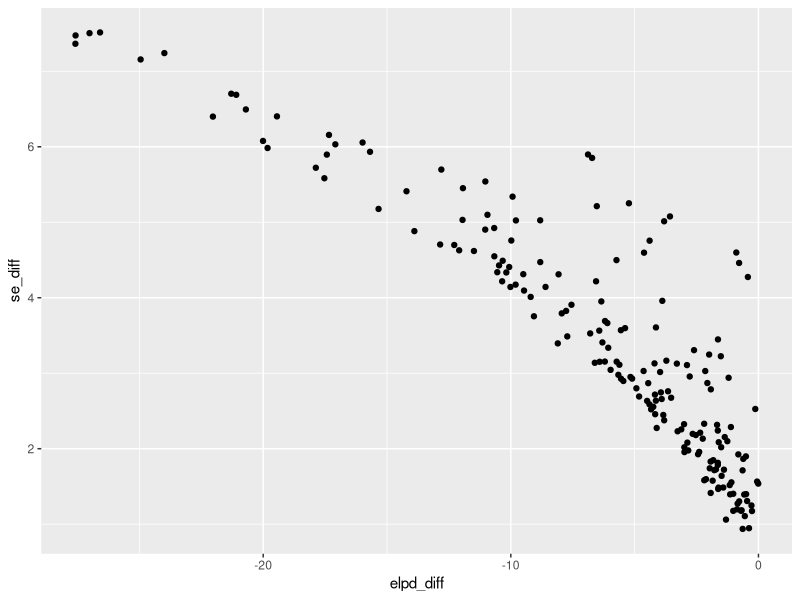
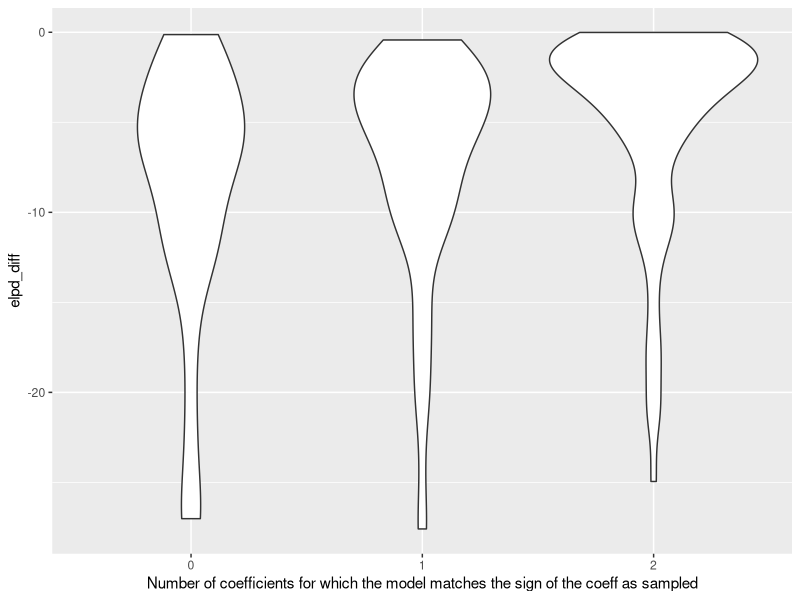
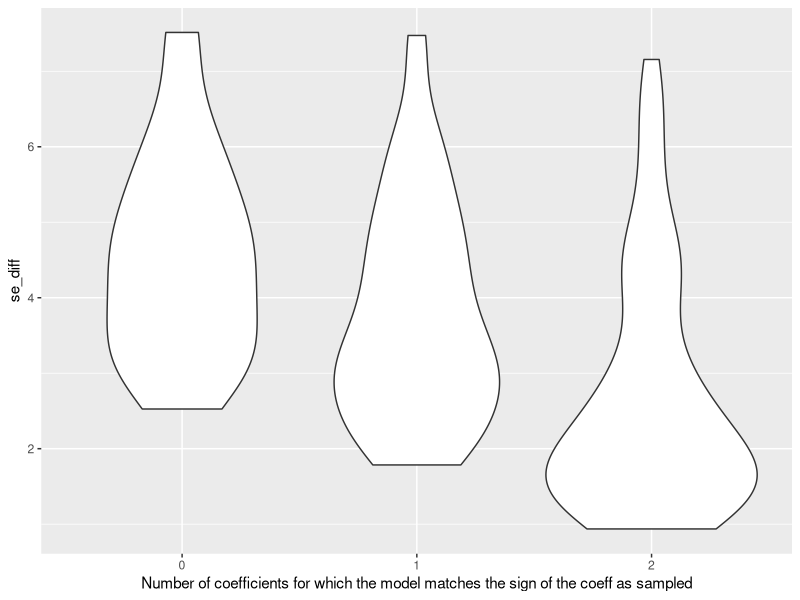
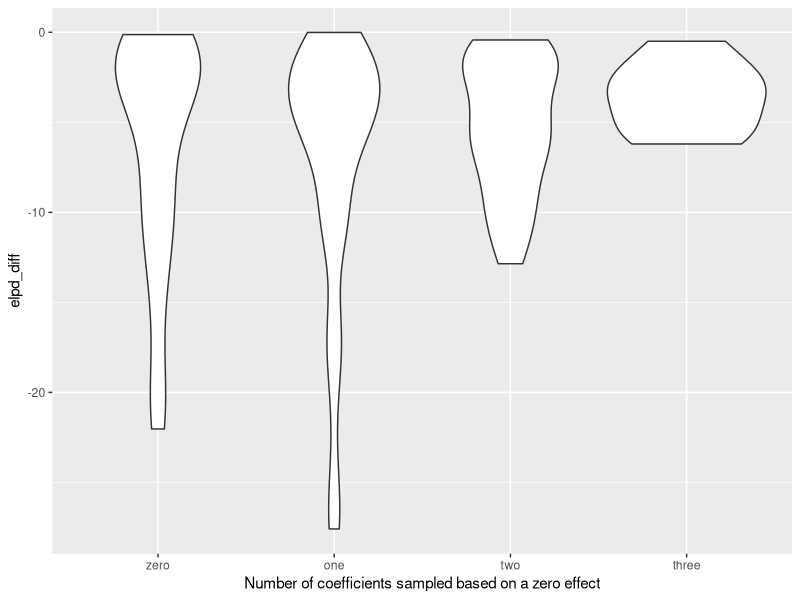
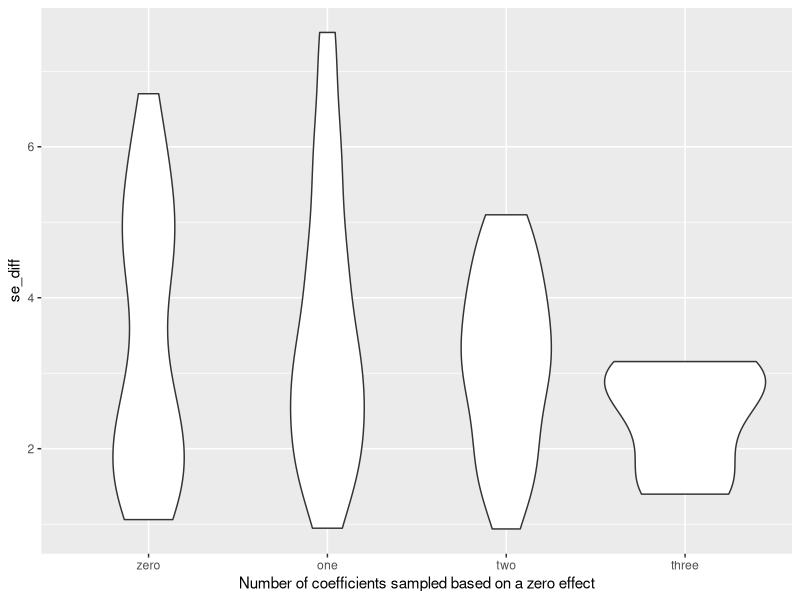

Reproduce these figures in R, in order.
## ---- chunk 1
knitr::opts_chunk$set(echo = TRUE)
## ---- chunk 2
LOO_DIFF_FILE <-readr::read_csv("loo_diff_with_matches.csv")
library(ggplot2)
ggplot(LOO_DIFF_FILE, aes(x=elpd_diff, y=se_diff)) +
  geom_point()


## ---- chunk 3

ggplot(LOO_DIFF_FILE, aes(x=as.factor(NUM_MATCHES), y=elpd_diff)) +
  geom_violin() +
  xlab("Number of coefficients for which the model matches the sign of the coeff as sampled")
## ---- chunk 4
ggplot(LOO_DIFF_FILE, aes(x=as.factor(NUM_MATCHES), y=se_diff)) +
  geom_violin() +
  xlab("Number of coefficients for which the model matches the sign of the coeff as sampled")

## ---- chunk 5
#calculate number of zeros 

 LOO_DIFF_FILE$num_zeroes <-dplyr::case_when(
     LOO_DIFF_FILE$d_coef_econ == 0 & LOO_DIFF_FILE$d_coef_loc == 0 & LOO_DIFF_FILE$d_coef_glob == 0 ~ "three",
     LOO_DIFF_FILE$d_coef_econ!= 0 & LOO_DIFF_FILE$d_coef_loc == 0 & LOO_DIFF_FILE$d_coef_glob == 0 ~ "two",
     LOO_DIFF_FILE$d_coef_econ == 0 & LOO_DIFF_FILE$d_coef_loc != 0 & LOO_DIFF_FILE$d_coef_glob == 0 ~ "two",
     LOO_DIFF_FILE$d_coef_econ == 0 & LOO_DIFF_FILE$d_coef_loc == 0 & LOO_DIFF_FILE$d_coef_glob != 0 ~ "two",
     LOO_DIFF_FILE$d_coef_econ != 0 & LOO_DIFF_FILE$d_coef_loc != 0 & LOO_DIFF_FILE$d_coef_glob == 0 ~ "one",
     LOO_DIFF_FILE$d_coef_econ == 0 & LOO_DIFF_FILE$d_coef_loc != 0 & LOO_DIFF_FILE$d_coef_glob != 0 ~ "one",
     LOO_DIFF_FILE$d_coef_econ != 0 & LOO_DIFF_FILE$d_coef_loc == 0 & LOO_DIFF_FILE$d_coef_glob != 0 ~ "one",
     LOO_DIFF_FILE$d_coef_econ != 0 & LOO_DIFF_FILE$d_coef_loc !=0 & LOO_DIFF_FILE$d_coef_glob != 0 ~ "zero")
 
ggplot(LOO_DIFF_FILE, aes(x=num_zeroes, y=elpd_diff)) +
  geom_violin() +
  xlab("Number of coefficients sampled based on a zero effect")+
  scale_x_discrete(limits=c("zero","one","two","three")) 


## ---- chunk 6
ggplot(LOO_DIFF_FILE, aes(x=num_zeroes, y=se_diff)) +
  geom_violin() +
  xlab("Number of coefficients sampled based on a zero effect")+
  scale_x_discrete(limits=c("zero","one","two","three"))
